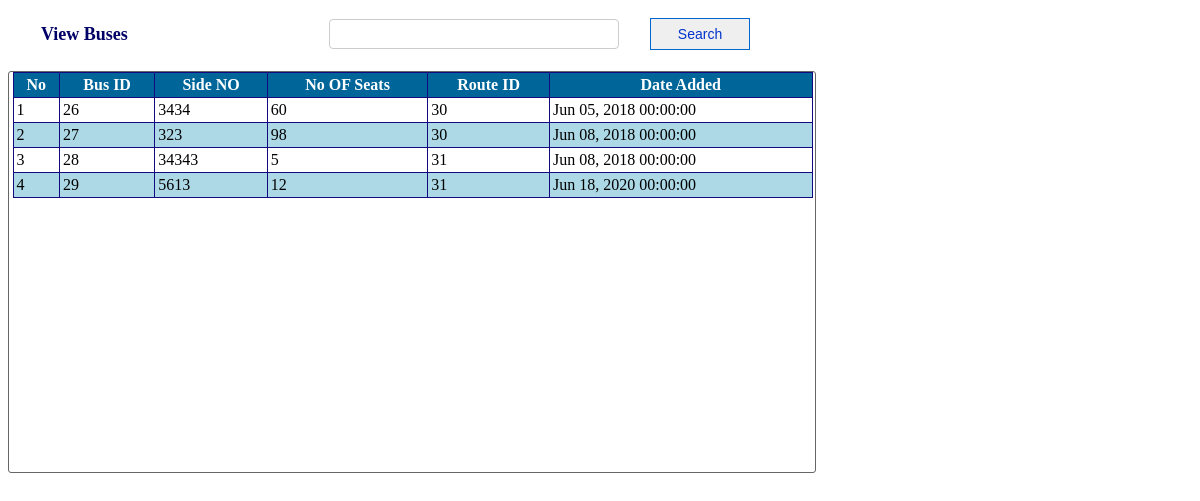
/clerk/view_bus.php, run on the app's committed database.
### tables this page shows
CREATE TABLE IF NOT EXISTS `bus` (
  `bus_id` int(10) NOT NULL AUTO_INCREMENT,
  `sideno` int(10) NOT NULL,
  `nofseat` int(10) NOT NULL,
  `route_id` int(10) NOT NULL,
  `date` date NOT NULL,
  PRIMARY KEY (`bus_id`)
);

### clerk/view_bus.php (the view, shortened to what this page needs)
<!DOCTYPE html PUBLIC "-//W3C//DTD XHTML 1.0 Transitional//EN" "http://www.w3.org/TR/xhtml1/DTD/xhtml1-transitional.dtd">
<html xmlns="http://www.w3.org/1999/xhtml">
<head>
<link rel="stylesheet" type="text/css" href="css/style_view.css" />
</head>
<body>
<div id="style_div" >
<form method="post">
<table width="755">
	<tr>
    	<td width="190px" style="font-size:18px; color:#006; text-indent:30px;"><b>View Buses</b></td>
        <td>
        </td>
        <td>
        	<input type="text" name="searchtxt" title="Enter bus side no for search " class="search" autocomplete="off"/>
        </td>
        <td style="float:right">
        	<input type="submit" name="btnsearch" value="Search" id="button-search" title="Search Bus" />
        </td>
    </tr>
</table>
</form>
</div>
<br />
<div id="content-input">
<form method="post">
    <table border="1" width="800px" align="center" cellpadding="3" class="mytable" cellspacing="0">
        <tr>
            <th>No</th>
			<th>Bus ID</th>
			<th>Side NO</th>
            <th>No OF Seats</th>
			<th>Route ID</th>
            <th>Date Added</th>
        </tr>
        <?php
	$key="";
	if($key !="")
		$sql_sel=mysql_query("SElECT * FROM bus WHERE sideno  like '%$key%'");
	else
		 $sql_sel=mysql_query("SELECT * FROM bus");
    $i=0;
    while($row=mysql_fetch_array($sql_sel)){
    $i++;
    $color=($i%2==0)?"lightblue":"white";
    ?>
      <tr bgcolor="<?php echo $color?>">
            <td><?php echo $i;?></td>
			<td><?php echo $row['bus_id'];?></td>
			<td><?php echo $row['sideno'];?></td>
            <td><?php echo $row['nofseat'];?></td>
			 <td><?php echo $row['route_id'];?></td>
            <td><?php echo date("M d, Y H:i:s",strtotime($row['date'])); ?></span></td>
        </tr>
    <?php
    }
    ?>
    </table>
</form>
</div>
</body>
</html>

### clerk/css/style_view.css (style rules this page uses)
#style_div { height:auto; margin-top:15px; }
#content-input { width:805px; height:400px; border:1px solid #666; float:left; padding-left:1px; border-radius: 3px 3px 3px 3px; overflow: auto; }
#button-search { font-family:Arial, Helvetica, sans-serif; font-size:14px; width:100px; height:32px; float:right; margin-right:10px; repeat-x top center; border: 1px solid #06C; -moz-border-radius: 5px; color:#03C; }
.search { padding:4px; border:1px #CCC solid; border-radius: 4px 4px 4px 4px; -moz-border-radius: 8px; background:#FFF; color:#006; font-family:Arial, Helvetica, sans-serif; font-size:16px; width:280px; height:20px; float:left; }
.mytable { border-collapse:collapse; border:#036 1px solid; }
.mytable tr th { background:#069; border:#120A7E 1px solid; color:#FFF; font-family:"Times New Roman", Times, serif; }
.mytable tr td { font-family:"Times New Roman", Times, serif; border:#120A7E 1px solid; }

### data on the page
bus: bus_id "26", sideno "3434", nofseat "60", route "30", date "Jun 05, 2018 00:00:00"
bus: bus_id "27", sideno "323", nofseat "98", route "30", date "Jun 08, 2018 00:00:00"
bus: bus_id "28", sideno "34343", nofseat "5", route "31", date "Jun 08, 2018 00:00:00"
bus: bus_id "29", sideno "5613", nofseat "12", route "31", date "Jun 18, 2020 00:00:00"
